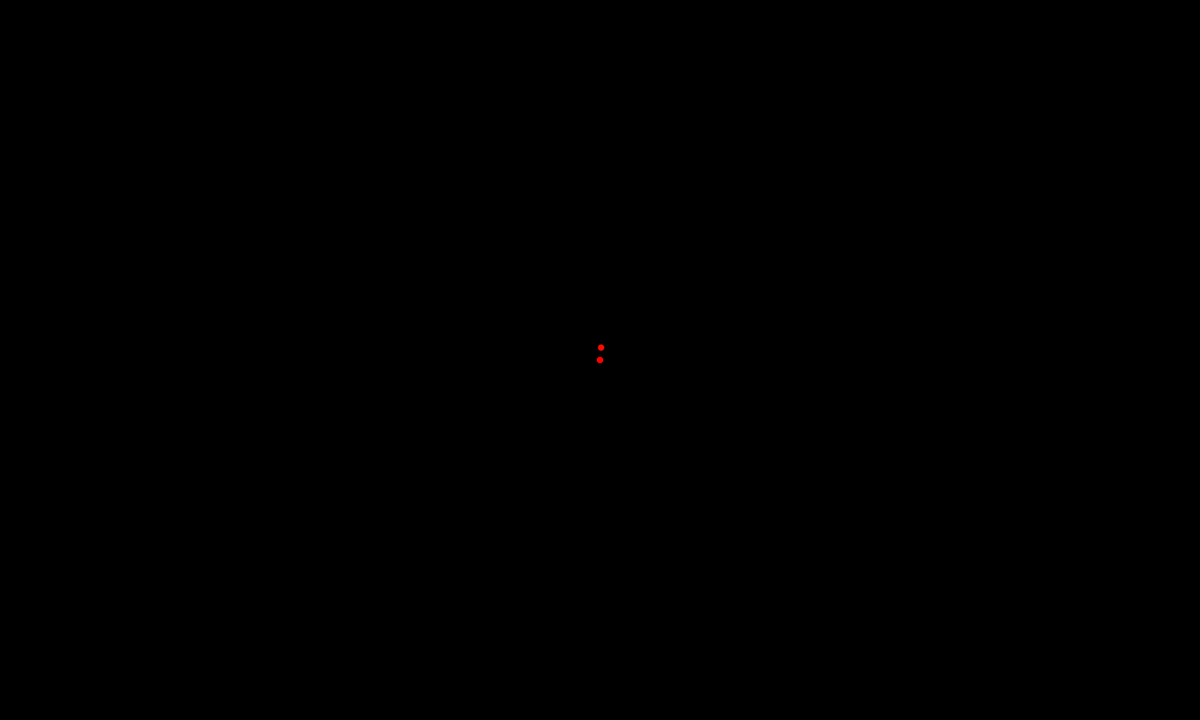
Frame 1 (no input)
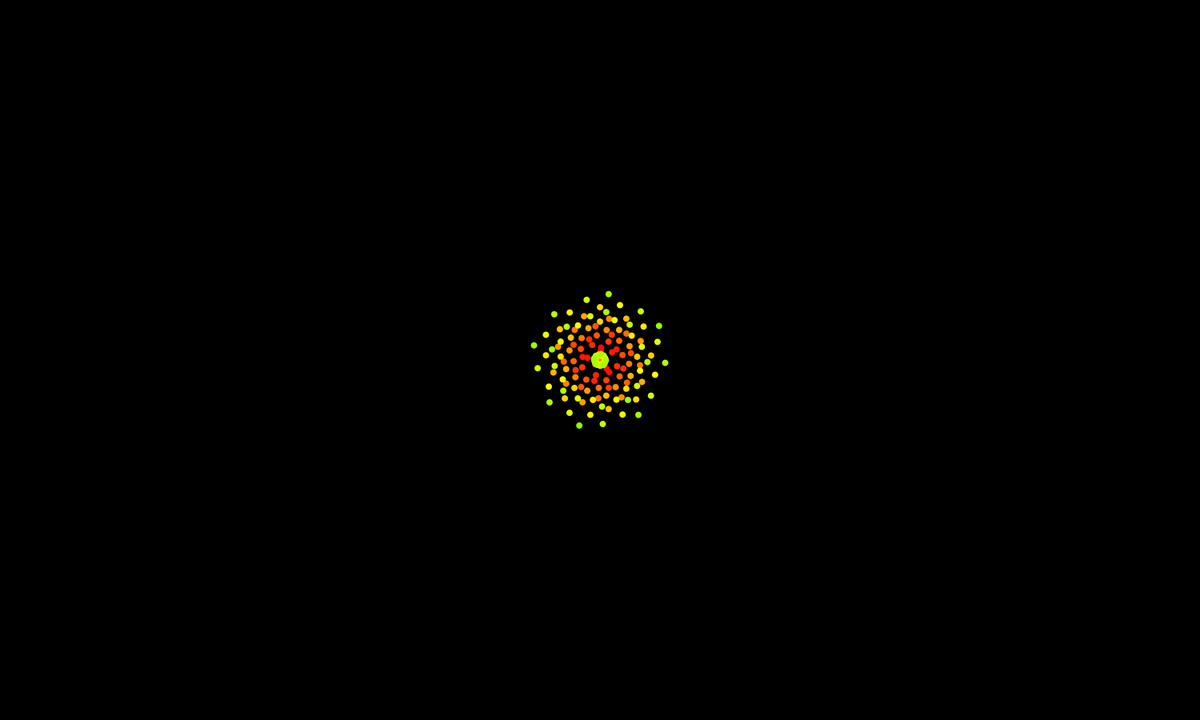
Frame 60 (the mouse pressed at the canvas centre just before this capture)
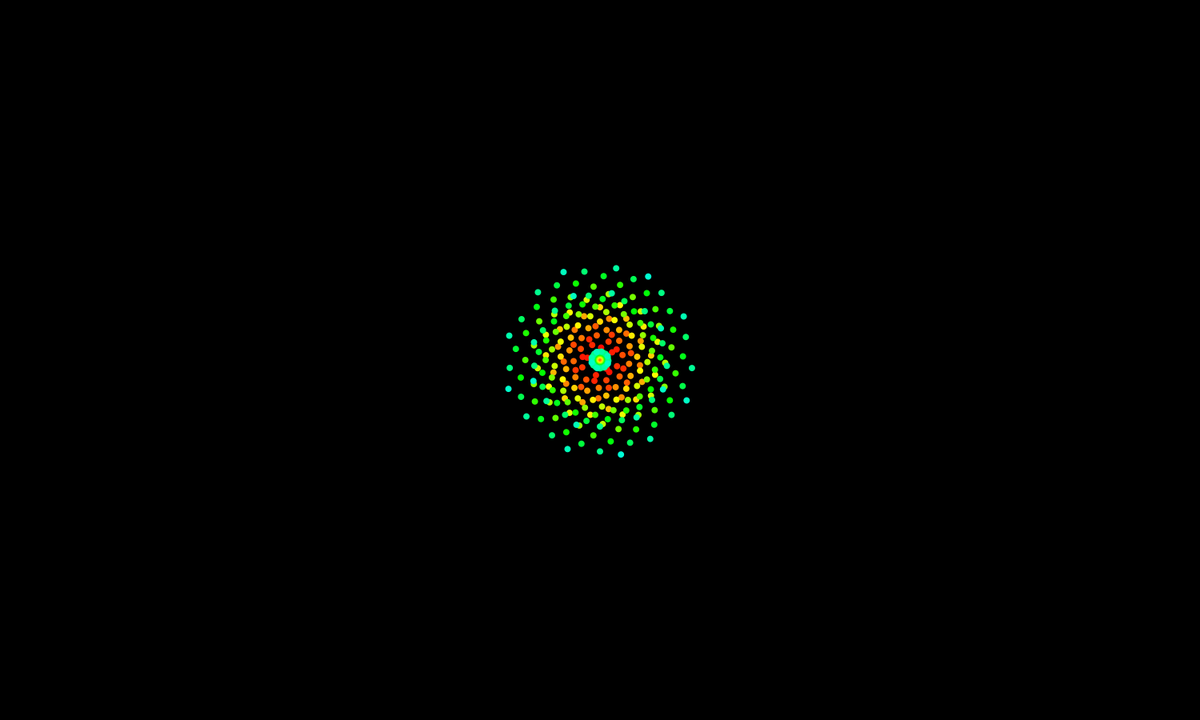
Frame 120 (the mouse held since frame 60 and released just before this capture)

The Processing sketch that drew these frames (run headless with seeded random() and noise(); from frame 60 on, the mouse is pressed at the canvas centre):

// Processing sketch: Ephemera_Phylotaxis
// ── Ephemera_Phylotaxis.pde
//float n = 0;
//float c = 8;
Phylo p;
Phylo q;
Phylo f;

void setup(){
  size(1500,900);
  colorMode(HSB);
  background(0);
  p = new Phylo(0, 8);
  q = new Phylo(0, 1);
  f = new Phylo(2, 11);
}

void draw(){
  p.display();
  q.display();
  f.display();
  //float a = n * radians(137.5);
  ////float a = n * radians(234);
  /////float a = n * radians(123.3);
  ////float a = n * radians(90.1);
  //float r = c * sqrt(n); 
  //float x = r * cos(a)+ width/2; 
  //float y = r * sin(a) + height/2;
  //fill(n%256, 255, 255);
  //noStroke();
  //ellipse(x,y,8,8);
  
  //n++;
}

// ── The_Dude.pde
class Phylo {
  float n, c;

 Phylo(float nn, float cc){
   n = nn;
   c = cc;
 }
  
  
  void display(){
    float a = n * radians(137.5);
  //float a = n * radians(234);
  ///float a = n * radians(123.3);
  //float a = n * radians(90.1);
  float r = c * sqrt(n); 
  float x = r * cos(a)+ width/2; 
  float y = r * sin(a) + height/2;
  fill(n%256, 255, 255);
  noStroke();
  ellipse(x,y,8,8);
  
  n++;
    
  }
  
}
